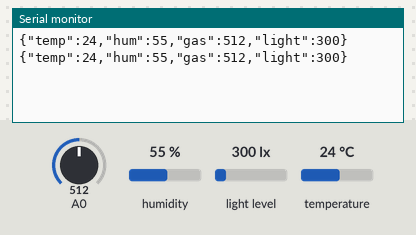
A sketch run on a simulated Arduino Uno, built with avr-gcc and run on an emulated ATmega328P. Shown: the last lines printed to the serial monitor. The test bench sets the inputs (shaded band); at power-on: humidity 55 %, light level 300 lx, A0 = 512, temperature 24 °C.

Above: at 5.8 s.
5.9 s: humidity set to 22 %
At 11.4 s:
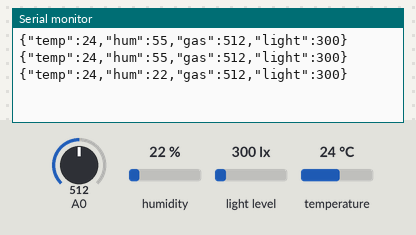
11.9 s: light level set to 40 lx
At 16.2 s:
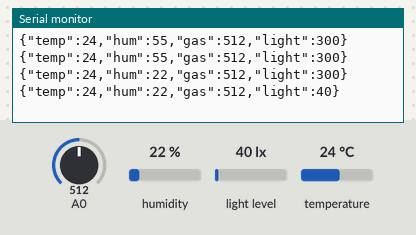
17.9 s: A0 set to 716
At 20.9 s:
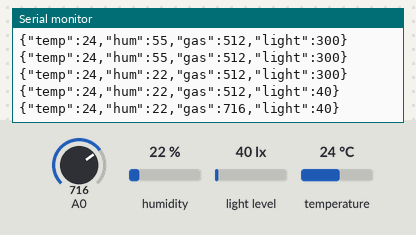
23.9 s: temperature set to 12 °C
At 25.8 s:
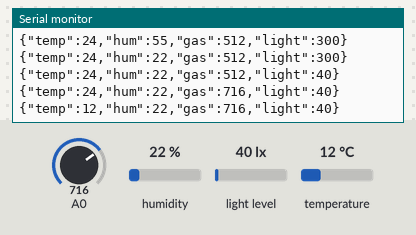
29.9 s: light level set to 500 lx
At 30.6 s:
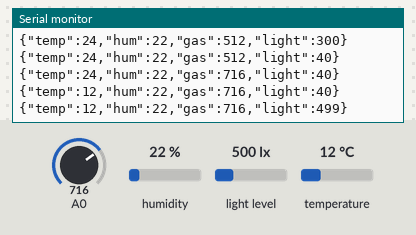
35.9 s: A0 set to 992
At 41.4 s:
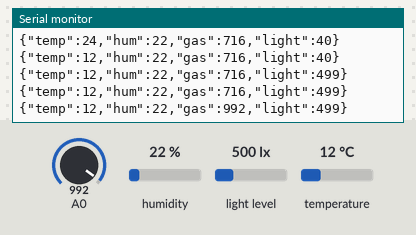
Timing chart, 0 to 42.9 s (numbered marks = the images above; inputs shaded):
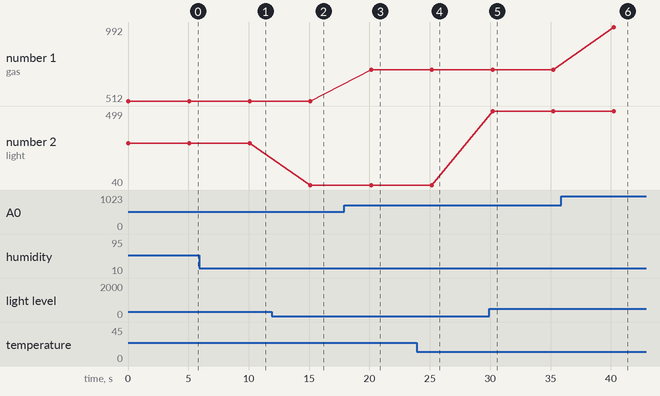

Measured:
- after the input at 5.9 s, the serial monitor: prints a new line after 4.2 s (image 1)
- after the input at 11.9 s, the serial monitor: prints a new line after 3.2 s (image 2)
- after the input at 17.9 s, the serial monitor: prints a new line after 2.2 s (image 3)
- after the input at 23.9 s, the serial monitor: prints a new line after 1.3 s (image 4)
- after the input at 29.9 s, the serial monitor: prints a new line after 0.29 s (image 5)
- after the input at 35.9 s, the serial monitor: prints a new line after 4.3 s (image 6)
- plotted number 1: 512 → 716 after the input at 17.9 s, 716 → 992 after the input at 35.9 s
- plotted number 2: 300 → 40 after the input at 11.9 s, 40 → 499 after the input at 29.9 s

The sketch:

uno_sensor.ino
```cpp
#include <DHT.h>
#include <Wire.h>
#include <BH1750.h>
#include <ArduinoJson.h>

#define DHTPIN 2
#define DHTTYPE DHT11
DHT dht(DHTPIN, DHTTYPE);
BH1750 lightMeter;

void setup() {
  Serial.begin(115200);
  dht.begin();
  Wire.begin();
  lightMeter.begin();
}

void loop() {
  float t = dht.readTemperature();
  float h = dht.readHumidity();
  int gas = analogRead(A0);
  uint16_t lux = lightMeter.readLightLevel();

  StaticJsonDocument<128> doc;
  doc["temp"]  = t;
  doc["hum"]   = h;
  doc["gas"]   = gas;
  doc["light"] = lux;
  serializeJson(doc, Serial);
  Serial.println();

  delay(5000);
}
```
